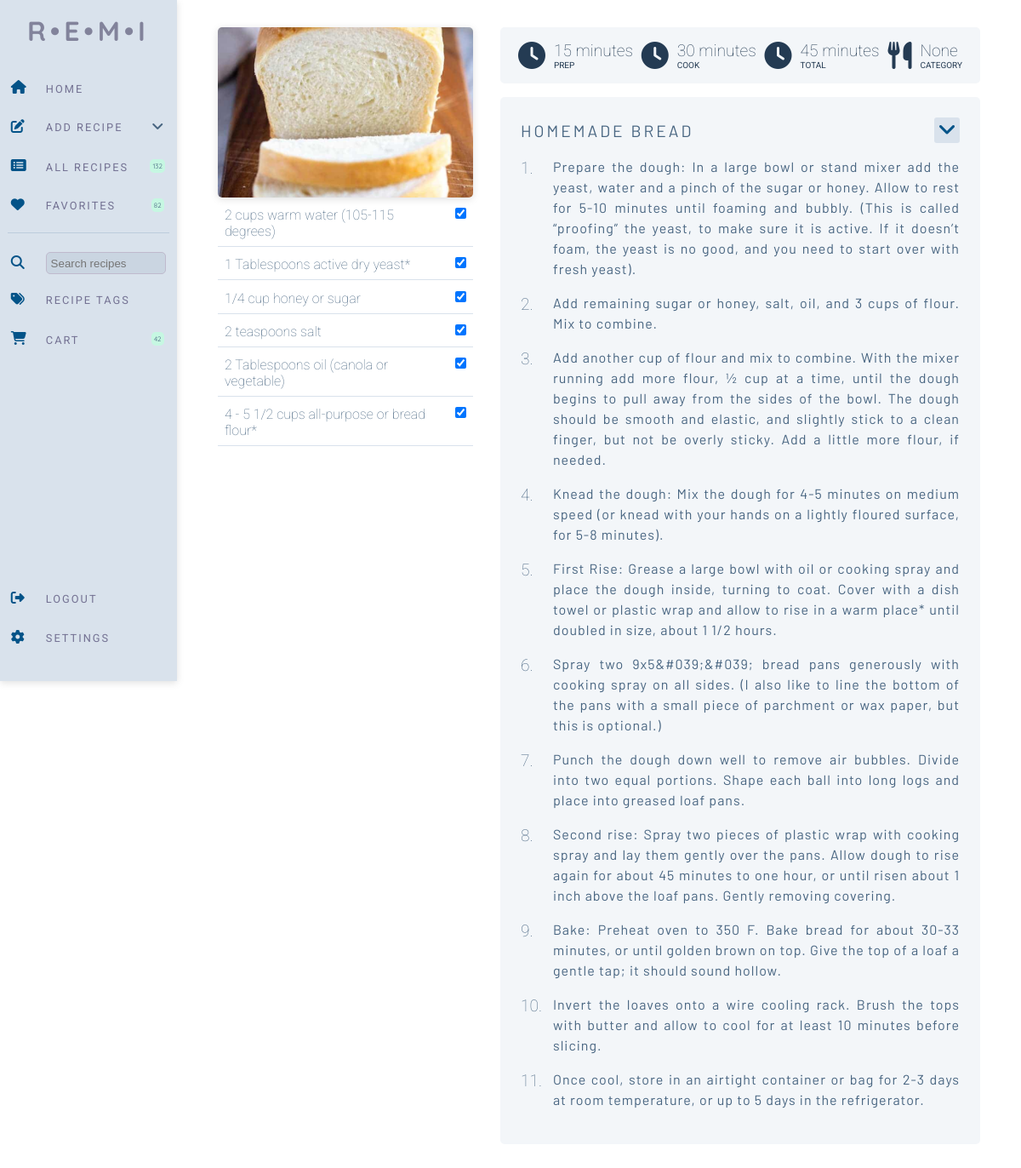
The app's page /view_recipe/nR5kXQW9df85zUANkkMVRK (signed in) with its own data.
### website/models.py (models this page shows)
class Recipe(db.Model):
    id = db.Column(db.Integer, primary_key=True)
    uuid = db.Column(db.Integer, primary_key=False)
    username = db.Column(db.Integer, db.ForeignKey('user.id'))
    recipe_name = db.Column(db.String(200))
    prep_time = db.Column(db.Integer, primary_key=False)
    cook_time = db.Column(db.Integer, primary_key=False)
    total_time = db.Column(db.Integer, primary_key=False)
    ingredients = db.Column(db.String())
    servings = db.Column(db.String())
    ingredients_quantity = db.Column(db.String())
    ingredients_measurement = db.Column(db.String())
    instructions = db.Column(db.String())
    instructions_json = db.Column(db.String())
    original_url = db.Column(db.String())
    date_parsed = db.Column(db.String())
    image = db.Column(db.String())
    favorite = db.Column(db.Boolean, default=False)
    category = db.Column(db.String())
    ingredient_list = db.relationship('Ingredients')
    tags = db.relationship('Tag', secondary=recipe_tag, backref='recipe')

class Ingredients(db.Model):
    id = db.Column(db.Integer, primary_key=True)
    uuid = db.Column(db.Integer, primary_key=False)
    recipe = db.Column(db.Integer, db.ForeignKey('recipe.uuid'))
    ingredient = db.Column(db.String())
    ing_type = db.Column(db.String(), default="misc")
    ing_display = db.Column(db.String(), default="Misc.")

### website/views.py (the view, shortened to what this page needs)
@views.route('/view_recipe/<recipe_uuid>', methods=['POST', 'GET'])
@login_required
def view_recipe(recipe_uuid):
    shopping_list = ShoppingList.query.count()
    recipe_id = recipe_uuid
    recipe = Recipe.query.filter_by(uuid=recipe_id).first()
    ingredients = Ingredients.query.filter_by(uuid=recipe_uuid).all()
    instructions_json = json.loads(recipe.instructions_json)
    return render_template("view_recipe.html", recipe=recipe, ingredients=ingredients, user=current_user,
                           shopping_list=shopping_list, view_id=recipe_id, instructions_json=instructions_json)

### website/__init__.py (called while the page is built)
def create_app():
    app = Flask(__name__)
    app.config['SECRET_KEY'] = 'sdf897sdf987'
    app.config['SQLALCHEMY_DATABASE_URI'] = f'sqlite:///{DB_NAME}'
    db.init_app(app)
    migrate.init_app(app, db)
    from .views import views
    from .auth import auth
    app.register_blueprint(views, url_prefix='/')
    app.register_blueprint(auth, url_prefix='/')
    from .models import User, Recipe
    with app.app_context():
        db.create_all()
    login_manager = LoginManager()
    login_manager.login_view = 'auth.login'
    login_manager.init_app(app)
    @login_manager.user_loader
    def load_user(id):
        return User.query.get(int(id))
    return app

### website/templates/view_recipe.html (shortened to what this page needs)
{% extends "base.html" %}  {% block content %}
<form method="POST">
<div class="view-recipe">
  <div class="ingredient-list">
    <img
    class="instruction-img"
    src="{{ url_for('static', filename=recipe.image) }}"
  />
    {% for ingredient in ingredients %}
    <div class="ingredient-wrapper">
      <div class="ingredient">
        {{ ingredient.ingredient }}<input
      </div>
      <div class="ingredient-check">
        <input
          type="checkbox"
          value="{{ ingredient.ingredient }}"
          id="ingredients"
          name="ingredients"
          checked
        />
      </div>
    </div>
    {% endfor %}
  </div>
  <div class="recipe-instructions">
    <div class="information-wrapper">
          <div class="recipe-icons">
            <i class="fa-solid fa-clock fa-2x"></i>
            <p>{{ recipe.prep_time }}</p>
            <span class="stat-title">Prep</span>
          </div>
          <div class="recipe-icons">
            <i class="fa-solid fa-clock fa-2x"></i>
            <p>{{ recipe.cook_time }}</p>
            <span class="stat-title">Cook</span>
          </div>
          <div class="recipe-icons">
            <i class="fa-solid fa-clock fa-2x"></i>
            <p>{{ recipe.total_time }}</p>
            <span class="stat-title">Total</span>
          </div>
          <div class="recipe-icons">
            <i class="fa-solid fa-utensils fa-2x"></i>
            <p>{{ recipe.category }}</p>
            <span class="stat-title">Category</span>
          </div>
    </div>
    <div class="recipe-grid-wrapper">
      <div class="recipe-menu-wrapper">
        <div class="recipe-title">{{ recipe.recipe_name }}</div>
        <div class="recipe-dropdown">
          <div class="recipe-menu" onclick="menutoggle()">
            <i class="fa-solid fa-angle-down fa-xl"></i>
          </div>
        </div>
      </div>
      {% for key,value in instructions_json.items() %}
      <div class="counter"><span class="number">{{ loop.index }}.</span></div>
      <div class="step">{{ value }}</div>
      {% endfor %}
    </div>
  </div>
</div>
</form>
{% endblock %}

### website/templates/base.html (shortened to what this page needs)
<!DOCTYPE html>
<html>
  <head>
    <link
      href="https://cdnjs.cloudflare.com/ajax/libs/font-awesome/6.0.0/css/all.min.css"
      rel="stylesheet"
    />
    <link
      rel="stylesheet"
      href="https://cdn.jsdelivr.net/npm/select2@4.1.0-rc.0/dist/css/select2.min.css"
    />
    <link
      rel="stylesheet"
      href="https://cdn.jsdelivr.net/npm/select2-bootstrap-5-theme@1.3.0/dist/select2-bootstrap-5-theme.min.css"
    />
    <link
      rel="stylesheet"
      href="https://cdnjs.cloudflare.com/ajax/libs/font-awesome/6.3.0/css/all.min.css"
    />
    <link
      rel="stylesheet"
      href="{{ url_for('static', filename='test.css') }}"
    />
  </head>
  <body>
    <nav class="navbar">
      <div class="logo">R•E•M•I</div>
      <div class="nav-grid">
        <div class="nav-layout">
          <span class="nav-icon"><i class="fa-solid fa-home"></i></span>
          <a class="menu-link" href="/"><span class="nav-text">Home</span></a>
        </div>
        <div class="dropdown">
          <div class="nav-layout">
            <span class="nav-icon"
              ><i class="fa-solid fa-pen-to-square"></i
            ></span>
            <span class="nav-text">Add Recipe</span>
            <span class="nav-other"
              ><i class="fa-solid fa-angle-down"></i
            ></span>
          </div>
        </div>
        <div class="nav-layout">
          <span class="nav-icon"
            ><i class="fa-solid fa-rectangle-list"></i
          ></span>
          <a class="menu-link" href="/all_recipes"><span class="nav-text">All Recipes</span></a>
          <span class="nav-other"><span class="pill">132</span></span>
        </div>
        <div class="nav-layout">
          <span class="nav-icon"><i class="fa-solid fa-heart"></i></span>
          <span class="nav-text">Favorites</span>
          <span class="nav-other"><span class="pill">82</span></span>
        </div>
        <div class="nav-divider">
          <hr />
        </div>
        <div class="nav-layout-search">
          <span class="nav-icon"
            ><i class="fa-solid fa-magnifying-glass"></i
          ></span>
          <span class="nav-text"
            ><input class="search-recipes" placeholder="Search recipes"
          /></span>
        </div>
        <div class="nav-layout">
          <span class="nav-icon"><i class="fa-solid fa-tags"></i></span>
          <span class="nav-text">Recipe Tags</span>
        </div>
        <div class="nav-layout">
          <span class="nav-icon"
            ><i class="fa-solid fa-cart-shopping"></i
          ></span>
          <a class="menu-link" href="/cart"><span class="nav-text">Cart</span></a>
          {% if shopping_list %}
          <span class="nav-other"><span class="pill">{{ shopping_list }}</span></span>
          {% else %}
          <span class="nav-other"><span class="pill">0</span></span>
          {% endif %}
        </div>
      </div>
      <div class="bottom-wrapper">
        <div class="nav-layout">
          <span class="nav-icon"
            ><i class="fa-solid fa-right-from-bracket"></i
          ></span>
          <span class="nav-text">Logout</span>
        </div>
        <div class="nav-layout">
          <span class="nav-icon"><i class="fa-solid fa-gear"></i></span>
          <span class="nav-text">Settings</span>
        </div>
      </div>
    </nav>
    <main>
    {% block content %}
    {% endblock %}
  </main>
  </body>
</html>

### records on screen
Recipe: image (picture), prep_time "15 minutes", cook_time "30 minutes", total_time "45 minutes", category "None", recipe_name "HOMEMADE BREAD"
Ingredients: ingredient "2 cups warm water (105-115 degrees)"
Ingredients: ingredient "1 Tablespoons active dry yeast*"
Ingredients: ingredient "1/4 cup honey or sugar"
Ingredients: ingredient "2 teaspoons salt"
Ingredients: ingredient "2 Tablespoons oil (canola or vegetable)"
Ingredients: ingredient "4 - 5 1/2 cups all-purpose or bread flour*"

### other values on screen
{{ shopping_list }} "42"
{{ value }} "Add remaining sugar or honey, salt, oil, and 3 cups of flour. Mix to combine." "Knead the dough: Mix the dough for 4-5 minutes on medium speed (or knead with your hands on a lightly floured surface, for 5-8 minutes)." "Spray two 9x5&#039;&#039; bread pans generously with cooking spray on all sides. (I also like to line the bottom of the pans with a small piece of parchment or wax paper, but this is optional.)" "Punch the dough down well to remove air bubbles. Divide into two equal portions. Shape each ball into long logs and place into greased loaf pans." "Bake: Preheat oven to 350 F. Bake bread for about 30-33 minutes, or until golden brown on top. Give the top of a loaf a gentle tap; it should sound hollow." "Invert the loaves onto a wire cooling rack. Brush the tops with butter and allow to cool for at least 10 minutes before slicing." "Once cool, store in an airtight container or bag for 2-3 days at room temperature, or up to 5 days in the refrigerator."
